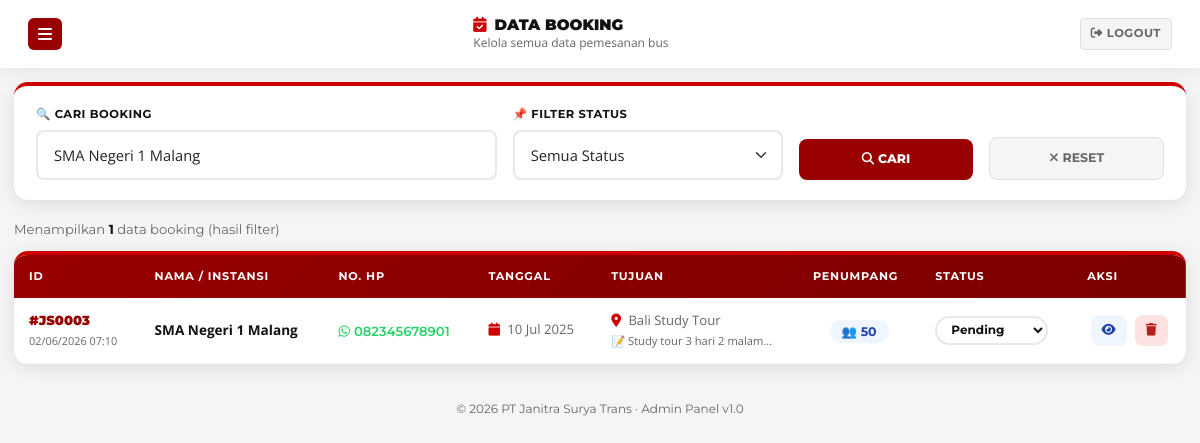
The app's page /admin/data-booking.php?cari=SMA Negeri 1 Malang (signed in) with its own data.
### tables this page shows
CREATE TABLE `booking` (
  `id_booking` int(11) NOT NULL,
  `nama` varchar(100) NOT NULL,
  `no_hp` varchar(20) NOT NULL,
  `tanggal` date NOT NULL,
  `tujuan` varchar(255) NOT NULL,
  `jumlah_penumpang` int(11) NOT NULL,
  `catatan` text DEFAULT NULL,
  `status` enum('Pending','Disetujui','Selesai','Dibatalkan') DEFAULT 'Pending',
  `created_at` timestamp NOT NULL DEFAULT current_timestamp()
);

### admin/data-booking.php (the view, shortened to what this page needs)
<?php
include '../config/koneksi.php';
$filter_status = in_array($_GET['status']??'', ['Pending','Disetujui','Selesai','Dibatalkan']) ? $_GET['status'] : '';
$search = trim($_GET['cari'] ?? '');
$where = [];
if ($search)        $where[] = "(nama LIKE '%".mysqli_real_escape_string($conn,$search)."%' OR no_hp LIKE '%".mysqli_real_escape_string($conn,$search)."%' OR tujuan LIKE '%".mysqli_real_escape_string($conn,$search)."%')";
$where_sql = $where ? 'WHERE '.implode(' AND ', $where) : '';
$result = mysqli_query($conn, "SELECT * FROM booking $where_sql ORDER BY created_at DESC");
$total = mysqli_num_rows($result);
?>
<!DOCTYPE html>
<html lang="id">
<head>
    <link href="https://cdn.jsdelivr.net/npm/bootstrap@5.3.2/dist/css/bootstrap.min.css" rel="stylesheet">
    <link href="https://cdnjs.cloudflare.com/ajax/libs/font-awesome/6.5.1/css/all.min.css" rel="stylesheet">
    <link href="../assets/css/style.css" rel="stylesheet">
</head>
<body style="background:var(--abu);">
<div class="admin-layout">
    <div class="admin-main">
        <div class="admin-topbar">
            <button class="sidebar-toggle" onclick="toggleSidebar()">
                <i class="fas fa-bars"></i>
            </button>
            <div>
                <h5 style="margin:0;font-family:'Montserrat',sans-serif;font-weight:900;color:var(--hitam);text-transform:uppercase;font-size:0.95rem;">
                    <i class="fas fa-calendar-check me-2" style="color:var(--merah);"></i>Data Booking
                </h5>
                <div style="font-size:0.75rem;color:var(--abu-teks);">Kelola semua data pemesanan bus</div>
            </div>
            <a href="logout.php" style="background:var(--abu);color:var(--abu-teks);padding:7px 14px;border-radius:4px;font-size:0.78rem;font-weight:700;font-family:'Montserrat',sans-serif;text-decoration:none;text-transform:uppercase;letter-spacing:0.5px;border:1px solid var(--abu-medium);">
                <i class="fas fa-sign-out-alt me-1"></i>Logout
            </a>
        </div>
        <div class="admin-content">
            <div style="background:white;border-radius:var(--radius);padding:20px 22px;box-shadow:var(--shadow-card);margin-bottom:20px;border-top:4px solid var(--merah);">
                <form method="GET">
                    <div class="row g-3 align-items-end">
                        <div class="col-md-5">
                            <label style="font-family:'Montserrat',sans-serif;font-weight:700;font-size:0.72rem;text-transform:uppercase;letter-spacing:0.5px;margin-bottom:6px;display:block;color:var(--hitam);">
                                🔍 Cari Booking
                            </label>
                            <input type="text" name="cari" class="form-control" placeholder="Nama, No. HP, atau Tujuan..." value="<?= htmlspecialchars($search) ?>">
                        </div>
                        <div class="col-md-3">
                            <label style="font-family:'Montserrat',sans-serif;font-weight:700;font-size:0.72rem;text-transform:uppercase;letter-spacing:0.5px;margin-bottom:6px;display:block;color:var(--hitam);">
                                📌 Filter Status
                            </label>
                            <select name="status" class="form-select">
                                <option value="">Semua Status</option>
                            </select>
                        </div>
                        <div class="col-md-2">
                            <button type="submit" style="background:var(--merah-tua);color:white;border:none;width:100%;padding:11px;border-radius:var(--radius-sm);font-family:'Montserrat',sans-serif;font-weight:800;font-size:0.78rem;text-transform:uppercase;cursor:pointer;transition:all 0.3s;"
                                    onmouseover="this.style.background='var(--merah-gelap)'"
                                    onmouseout="this.style.background='var(--merah-tua)'">
                                <i class="fas fa-search me-1"></i>Cari
                            </button>
                        </div>
                        <div class="col-md-2">
                            <a href="data-booking.php" style="background:var(--abu);color:var(--abu-teks);border:1px solid var(--abu-medium);width:100%;padding:11px;border-radius:var(--radius-sm);font-family:'Montserrat',sans-serif;font-weight:700;font-size:0.78rem;text-transform:uppercase;text-decoration:none;display:block;text-align:center;">
                                <i class="fas fa-times me-1"></i>Reset
                            </a>
                        </div>
                    </div>
                </form>
            </div>
            <div style="font-size:0.82rem;color:var(--abu-teks);margin-bottom:12px;font-family:'Montserrat',sans-serif;">
                Menampilkan <strong style="color:var(--hitam);"><?= $total ?></strong> data booking
                <?= ($search || $filter_status) ? '(hasil filter)' : '' ?>
            </div>
            <div style="background:white;border-radius:var(--radius);box-shadow:var(--shadow-card);overflow:hidden;border-top:4px solid var(--merah);">
                <div style="overflow-x:auto;">
                    <table style="width:100%;border-collapse:collapse;min-width:950px;">
                        <thead style="background:linear-gradient(135deg,var(--merah-tua),var(--merah-gelap));">
                            <tr>
                                <?php foreach(['ID','Nama / Instansi','No. HP','Tanggal','Tujuan','Penumpang','Status','Aksi'] as $h): ?>
                                <th style="padding:13px 15px;font-size:0.7rem;color:white;text-transform:uppercase;letter-spacing:0.8px;font-weight:700;font-family:'Montserrat',sans-serif;white-space:nowrap;"><?= $h ?></th>
                                <?php endforeach; ?>
                            </tr>
                        </thead>
                        <tbody>
                            <?php if ($total === 0): ?>
                            <tr><td colspan="8" style="text-align:center;padding:60px;color:var(--abu-teks);">
                                <div style="font-size:3rem;margin-bottom:10px;">📋</div>
                                <div style="font-family:'Montserrat',sans-serif;font-weight:700;color:var(--hitam);margin-bottom:6px;text-transform:uppercase;font-size:0.85rem;">Data Tidak Ditemukan</div>
                                <div style="font-size:0.82rem;">Coba ubah kata kunci pencarian atau filter status.</div>
                            </td></tr>
                            <?php else: ?>
                            <?php while ($row = mysqli_fetch_assoc($result)):
                            ?>
                            <tr style="border-bottom:1px solid #F5F5F5;"
                                onmouseover="this.style.background='#FFF5F5'"
                                onmouseout="this.style.background=''">
                                <td style="padding:13px 15px;">
                                    <div style="font-family:'Montserrat',sans-serif;font-weight:900;font-size:0.82rem;color:var(--merah-tua);">
                                        #JS<?= str_pad($row['id_booking'],4,'0',STR_PAD_LEFT) ?>
                                    </div>
                                    <div style="font-size:0.68rem;color:var(--abu-teks);margin-top:2px;">
                                        <?= date('d/m/Y H:i', strtotime($row['created_at'])) ?>
                                    </div>
                                </td>
                                <td style="padding:13px 15px;font-weight:700;font-size:0.85rem;color:var(--hitam);">
                                    <?= htmlspecialchars($row['nama']) ?>
                                </td>
                                <td style="padding:13px 15px;">
                                    <a href="https://wa.me/<?= preg_replace('/[^0-9]/','',$row['no_hp']) ?>" target="_blank"
                                       style="color:#25D366;font-size:0.82rem;text-decoration:none;font-weight:600;font-family:'Montserrat',sans-serif;">
                                        <i class="fab fa-whatsapp me-1"></i><?= htmlspecialchars($row['no_hp']) ?>
                                    </a>
                                </td>
                                <td style="padding:13px 15px;font-size:0.82rem;color:var(--abu-teks);white-space:nowrap;">
                                    <i class="fas fa-calendar me-1" style="color:var(--merah);"></i>
                                    <?= date('d M Y', strtotime($row['tanggal'])) ?>
                                </td>
                                <td style="padding:13px 15px;font-size:0.82rem;color:var(--abu-teks);max-width:190px;">
                                    <div style="overflow:hidden;text-overflow:ellipsis;white-space:nowrap;" title="<?= htmlspecialchars($row['tujuan']) ?>">
                                        <i class="fas fa-map-marker-alt me-1" style="color:var(--merah);"></i>
                                        <?= htmlspecialchars($row['tujuan']) ?>
                                    </div>
                                    <?php if (!empty($row['catatan'])): ?>
                                    <div style="font-size:0.7rem;color:var(--abu-teks);margin-top:2px;overflow:hidden;text-overflow:ellipsis;white-space:nowrap;" title="<?= htmlspecialchars($row['catatan']) ?>">
                                        📝 <?= htmlspecialchars(substr($row['catatan'],0,35)) ?>...
                                    </div>
                                    <?php endif; ?>
                                </td>
                                <td style="padding:13px 15px;text-align:center;">
                                    <span style="background:#EFF6FF;color:#1E40AF;padding:4px 12px;border-radius:20px;font-size:0.78rem;font-weight:700;font-family:'Montserrat',sans-serif;">
                                        👥 <?= $row['jumlah_penumpang'] ?>
                                    </span>
                                </td>
                                <td style="padding:13px 15px;">
                                    <form method="POST" style="display:inline;">
                                        <select name="status" onchange="this.form.submit()"
                                                style="border:2px solid #E8E8E8;border-radius:20px;padding:4px 10px;font-size:0.75rem;font-weight:700;font-family:'Montserrat',sans-serif;cursor:pointer;background:white;outline:none;color:var(--hitam);">
                                            <?php foreach(['Pending','Disetujui','Selesai','Dibatalkan'] as $s): ?>
                                            <option value="<?= $s ?>" <?= $row['status']===$s?'selected':'' ?>><?= $s ?></option>
                                            <?php endforeach; ?>
                                        </select>
                                    </form>
                                </td>
                                <td style="padding:13px 15px;text-align:center;white-space:nowrap;">
                                    <button onclick='lihatDetail(<?= json_encode($row) ?>)'
                                            style="background:#EFF6FF;color:#1E40AF;border:none;border-radius:var(--radius-sm);padding:6px 11px;font-size:0.78rem;cursor:pointer;margin-right:4px;transition:all 0.2s;font-family:'Montserrat',sans-serif;font-weight:700;"
                                            title="Detail"
                                            onmouseover="this.style.background='#DBEAFE'"
                                            onmouseout="this.style.background='#EFF6FF'">
                                        <i class="fas fa-eye"></i>
                                    </button>
                                    <a href="data-booking.php?hapus=<?= $row['id_booking'] ?>"
                                       onclick="return confirm('Hapus booking #JS<?= str_pad($row['id_booking'],4,'0',STR_PAD_LEFT) ?> atas nama <?= addslashes(htmlspecialchars($row['nama'])) ?>?')"
                                       style="background:#FEE2E2;color:#B91C1C;border:none;border-radius:var(--radius-sm);padding:6px 11px;font-size:0.78rem;text-decoration:none;display:inline-block;transition:all 0.2s;font-family:'Montserrat',sans-serif;font-weight:700;"
                                       title="Hapus"
                                       onmouseover="this.style.background='#FECACA'"
                                       onmouseout="this.style.background='#FEE2E2'">
                                        <i class="fas fa-trash"></i>
                                    </a>
                                </td>
                            </tr>
                            <?php endwhile; endif; ?>
                        </tbody>
                    </table>
                </div>
            </div>
            <div style="text-align:center;margin-top:36px;color:var(--abu-teks);font-size:0.75rem;font-family:'Montserrat',sans-serif;">
                © <?= date('Y') ?> PT Janitra Surya Trans · Admin Panel v1.0
            </div>
        </div>
    </div>
</div>
</body>
</html>

### assets/css/style.css (style rules this page uses)
:root { --merah: #CC0000; --merah-tua: #990000; --merah-muda: #E53935; --merah-gelap: #7B0000; --putih: #FFFFFF; --hitam: #111111; --abu: #F5F5F5; --abu-medium: #E0E0E0; --abu-teks: #666666; --shadow: 0 8px 32px rgba(204,0,0,0.18); --shadow-card: 0 4px 18px rgba(0,0,0,0.10); --radius: 14px; --radius-sm: 8px; --transition: all 0.35s cubic-bezier(.4,0,.2,1); }
* { margin:0; padding:0; box-sizing:border-box; }
html { scroll-behavior: smooth; }
body { font-family: 'Open Sans', sans-serif; color: var(--hitam); background: var(--putih); overflow-x: hidden; }
h1,h2,h3,h4,h5 { font-family: 'Montserrat', sans-serif; }
a { text-decoration: none; transition: var(--transition); }
.form-control, .form-select { border: 2px solid #E8E8E8; border-radius: var(--radius-sm); padding: 12px 16px; font-size: 0.92rem; font-family: 'Open Sans', sans-serif; transition: var(--transition); }
.admin-layout { display: flex; min-height: 100vh; }
.admin-main { margin-left: 250px; flex: 1; background: var(--abu); min-height: 100vh; }
.admin-topbar { background: white; padding: 16px 28px; display: flex; align-items: center; justify-content: space-between; box-shadow: 0 2px 12px rgba(0,0,0,0.07); position: sticky; top: 0; z-index: 50; display: flex; align-items: center; justify-content: space-between; }
.admin-content { padding: 28px; }
.sidebar-toggle { display: none; }
.admin-main { margin-left: 260px; width: auto; }
.admin-topbar a { order: 3; flex: 0 0 auto; padding: 6px 10px !important; font-size: 0.72rem !important; white-space: nowrap; }
.sidebar-toggle { display: flex; align-items: center; justify-content: center; background: var(--merah-tua); color: white; border: none; padding: 8px 10px; border-radius: 6px; font-size: 16px; z-index: 1001; }
.admin-main { margin-left: 0; width: 100%; }
.admin-topbar a { padding: 6px 10px !important; font-size: 0.72rem !important; }
.admin-content { padding: 14px; }
table { min-width: 600px; }

### records on screen
booking: id_booking "0003", created_at "02/06/2026 07:10", nama "SMA Negeri 1 Malang", no_hp "082345678901", tanggal "10 Jul 2025", tujuan "Bali Study Tour", catatan "Study tour 3 hari 2 malam", jumlah_penumpang "50", status "Pending"

### other values on screen
$total "1"
$h "ID"
$h "NAMA / INSTANSI"
$h "NO. HP"
$h "TANGGAL"
$h "TUJUAN"
$h "PENUMPANG"
$h "STATUS"
$h "AKSI"
